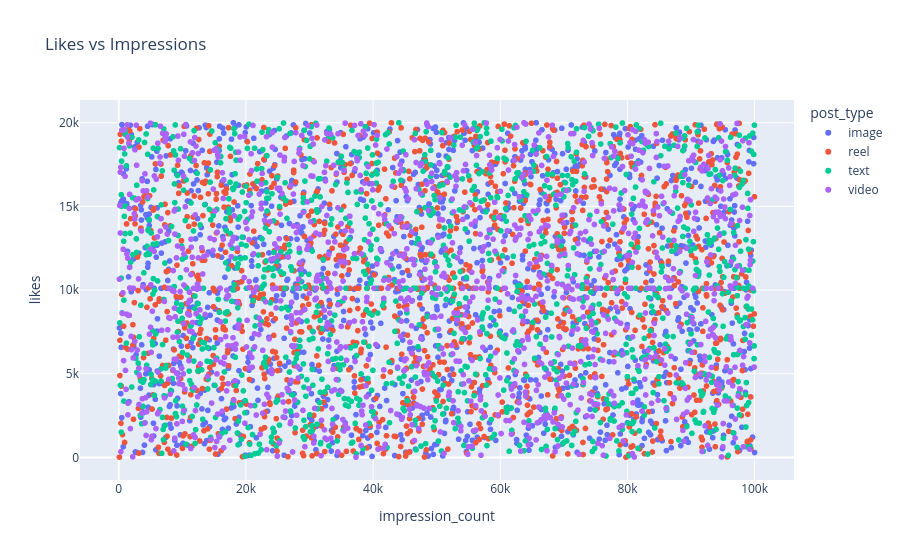

The cell this chart's notebook holds for it:
### Code cell
# Interactive Scatter Plot
fig = px.scatter(
    df,
    x='impression_count',
    y='likes',
    color='post_type',
    title='Likes vs Impressions')
fig.show()

### Figure 1 — Plotly figure (JSON) as saved in the notebook; plotly's stock layout.template omitted (floating-point values rounded to 4 significant figures; data arrays with more than 128 entries replaced by an {"elided": "..."} marker saying what was removed)
{"data": [{"hovertemplate": "post_type=image<br>impression_count=%{x}<br>likes=%{y}<extra></extra>", "legendgroup": "image", "marker": {"color": "#636efa", "symbol": "circle"}, "mode": "markers", "name": "image", "showlegend": true, "type": "scattergl", "x": {"elided": "1247 int values"}, "xaxis": "x", "y": {"elided": "1247 float values"}, "yaxis": "y"}, {"hovertemplate": "post_type=reel<br>impression_count=%{x}<br>likes=%{y}<extra></extra>", "legendgroup": "reel", "marker": {"color": "#EF553B", "symbol": "circle"}, "mode": "markers", "name": "reel", "showlegend": true, "type": "scattergl", "x": {"elided": "1283 int values"}, "xaxis": "x", "y": {"elided": "1283 float values"}, "yaxis": "y"}, {"hovertemplate": "post_type=text<br>impression_count=%{x}<br>likes=%{y}<extra></extra>", "legendgroup": "text", "marker": {"color": "#00cc96", "symbol": "circle"}, "mode": "markers", "name": "text", "showlegend": true, "type": "scattergl", "x": {"elided": "1245 int values"}, "xaxis": "x", "y": {"elided": "1245 float values"}, "yaxis": "y"}, {"hovertemplate": "post_type=video<br>impression_count=%{x}<br>likes=%{y}<extra></extra>", "legendgroup": "video", "marker": {"color": "#ab63fa", "symbol": "circle"}, "mode": "markers", "name": "video", "showlegend": true, "type": "scattergl", "x": {"elided": "1225 int values"}, "xaxis": "x", "y": {"elided": "1225 float values"}, "yaxis": "y"}], "layout": {"legend": {"title": {"text": "post_type"}, "tracegroupgap": 0}, "title": {"text": "Likes vs Impressions"}, "xaxis": {"anchor": "y", "domain": [0, 1], "title": {"text": "impression_count"}}, "yaxis": {"anchor": "x", "domain": [0, 1], "title": {"text": "likes"}}}}
